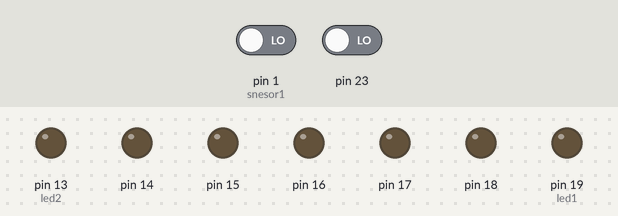
This sketch was run on a simulated Arduino Uno, built with avr-gcc and run on an emulated ATmega328P. Shown: output pins drawn as LEDs (lit = HIGH). The inputs (shaded band) are chosen by the test bench; at power-on: pin 1 (snesor1) LOW, pin 23 LOW.

Above: at 5.05 s.
5.1 s: pin 1 (snesor1) driven HIGH
At 5.8 s:
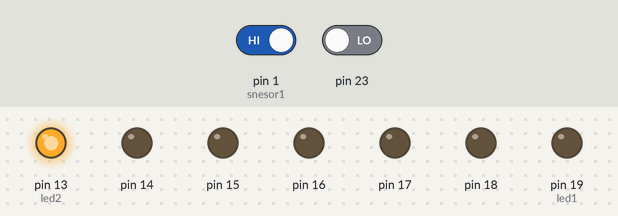
6.6 s: pin 1 (snesor1) driven LOW
At 11.6 s:
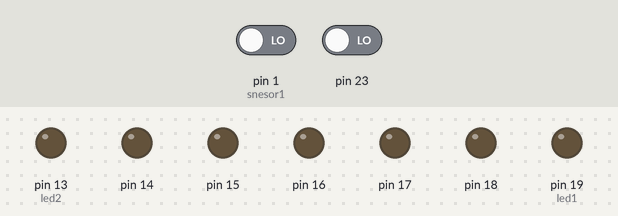
Timing chart, 0 to 13.1 s (numbered marks = the images above; inputs shaded):
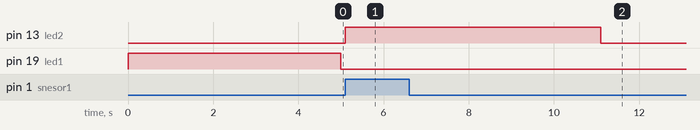

The sketch:

Interrup__o_externa.ino
```cpp
#define snesor1 PD1
#define sensor2 PB7
#define led1 PC5
#define led2 PB5

unsigned char j;

ISR(PCINT0_vect){
  PORTC &= ~(1<<led1);

  for(j = 0; j < 10; j++){
    PORTB |= (1<<led2);
    _delay_ms(600);
    PORTB &= ~(1<<led2);
  }
}

ISR(PCINT2_vect){
  PORTC &= ~(1<<led1);

  for(j = 0; j < 10; j++){
    PORTB |= (1<<led2);
    _delay_ms(300);
    PORTB &= ~(1<<led2);
  }
}

int main(){
  // Entradas e saídas
  DDRD = 0;
  DDRC = 255;
  DDRB = 0;
  DDRB |= (1<<led2);
  PORTB = 0;
  PORTC = 0;

  // Interrupções
  PCICR |= (1<<PCIE0)|(1<<PCIE2);
  PCMSK0 |= (1<<PCINT7);
  PCMSK2 |= (1<<PCINT17);
  sei();

  // Piscando o led
  while(1){
    PORTC ^= (1<<led1);
    _delay_ms(5000);
  }
}
```

Measured:
- after the input at 5.1 s, pin 13 (led2): LOW → HIGH at once
- after the input at 6.6 s, pin 13 (led2): HIGH → LOW after 4.5 s instead of 1.5 s; pin 19 (led1): stays LOW (without the input it goes to HIGH after 6.4 s)
